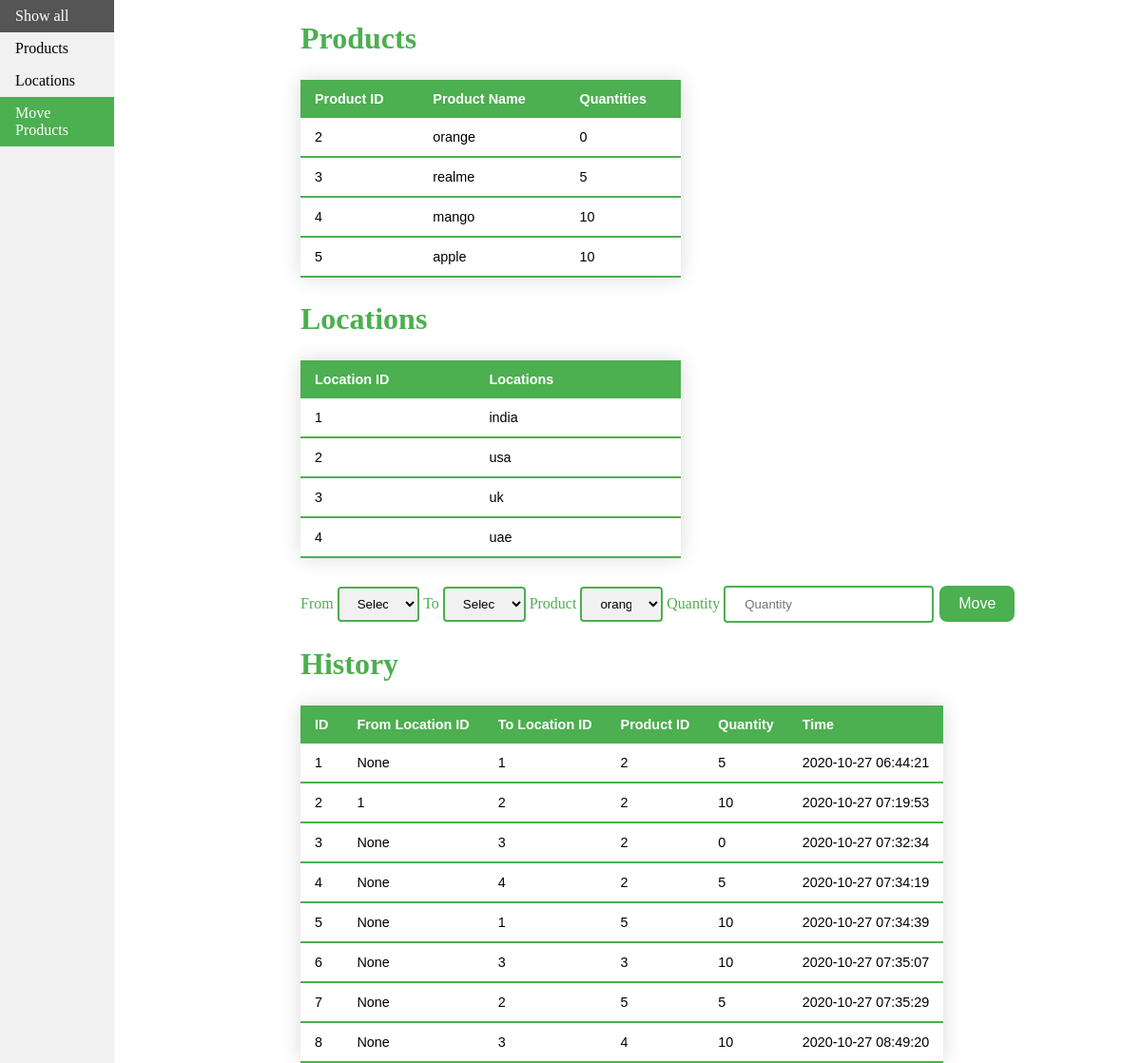
The app's page /moveproduct, older data.
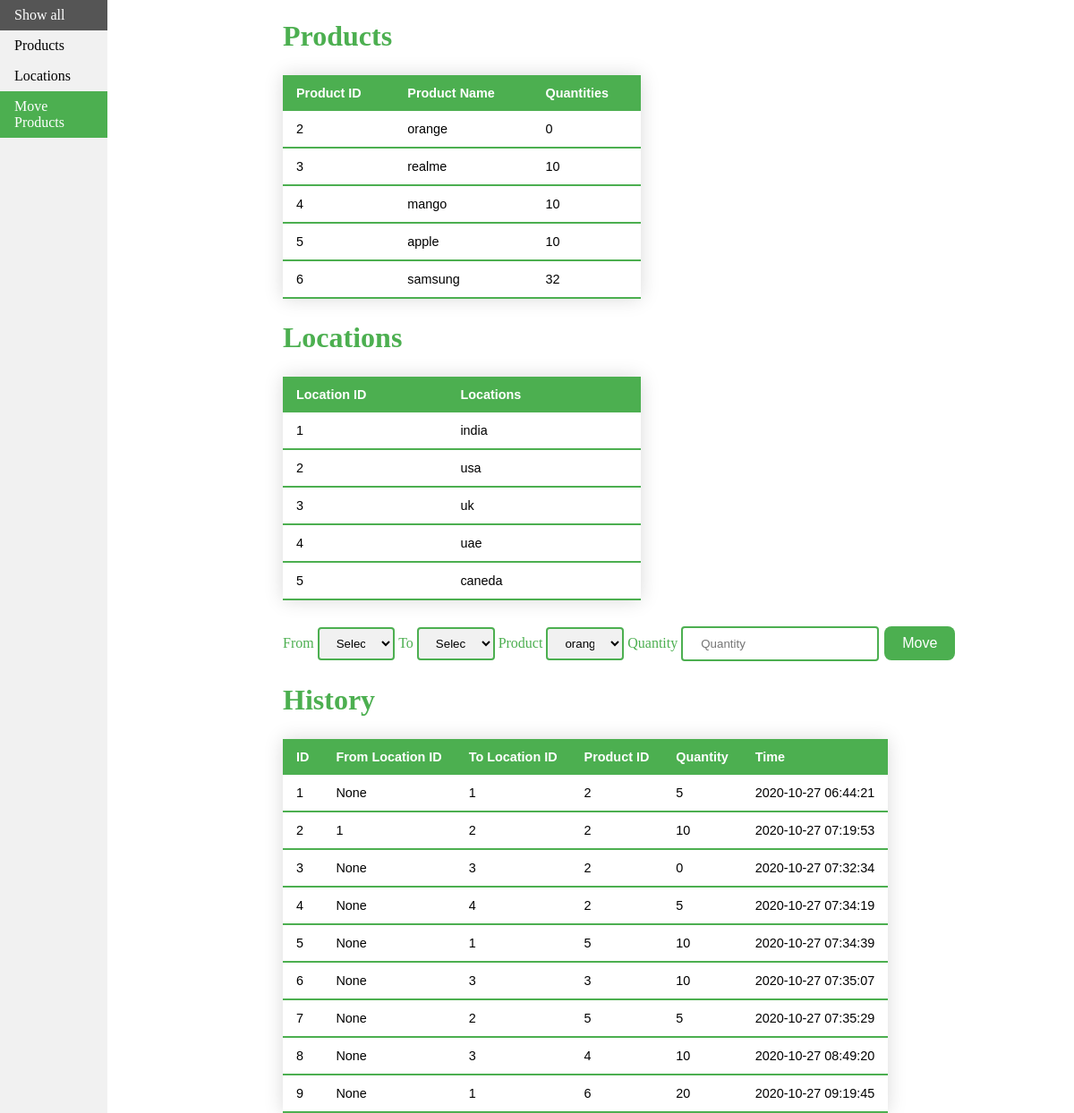
The same page, newer data.
### app.py (models this page shows, shortened)
class Products(db.Model):
    id = db.Column(db.Integer, primary_key=True)
    name = db.Column(db.String(100), unique=True, nullable=False)
    quantity = db.Column(db.Integer)

class Locations(db.Model):
    id = db.Column(db.Integer, primary_key=True)
    name = db.Column(db.String(100), unique=True, nullable=False)

class ProductMovement(db.Model):
    id = db.Column(db.Integer, primary_key=True)
    from_location_id = db.Column(db.Integer(), db.ForeignKey(Locations.id))
    to_location_id = db.Column(db.Integer(), db.ForeignKey(Locations.id))
    product_id = db.Column(db.Integer(), db.ForeignKey(Products.id), nullable=False)
    from_location = db.relationship(Locations, foreign_keys=[from_location_id])
    to_location = db.relationship(Locations, foreign_keys=[to_location_id])
    product = db.relationship(Products, foreign_keys=[product_id])
    quantity = db.Column(db.Integer(), nullable=False)
    time_created = db.Column(db.DateTime, server_default=db.func.now())

### app.py (the view)
@app.route('/moveproduct')
def move_view():
    return render_template('moveproduct.html', locations = Locations.query.all() , products = Products.query.all(), prmn = ProductMovement.query.all())

### templates/moveproduct.html (shortened to what this page needs)
<!DOCTYPE html>
<html>
<head>
    <link rel='stylesheet' type='text/css' media='screen' href="{{ url_for('static', filename='main.css') }}">
</head>
<body>
    <ul>
        <li><a href="{{ url_for('index') }}">Show all</a></li>
        <li><a href="{{ url_for('products_view') }}">Products</a></li>
        <li><a href="{{ url_for('locations_view') }}">Locations</a></li>
        <li><a class="active" href="{{ url_for('move_view') }}">Move Products</a></li>
    </ul>
    <div style="margin-left:25%;padding:1px 16px;height:1000px;">
        <h1>Products</h1>
        <table class="styled-table">
            <thead>
                <tr>
                    <th>Product ID</th>
                    <th>Product Name</th>
                    <th>Quantities</th>
                </tr>
            </thead>
            {% for product in products %}
            <tbody>
                <tr>
                    <td>{{ product.id }}</td>
                    <td>{{ product.name }}</td>
                    <td>{{ product.quantity }}</td>
                </tr>
            {% endfor %}
            </tbody>
        </table>
        <h1>Locations</h1>
        <table class="styled-table">
            <thead>
                <tr>
                    <th>Location ID</th>
                    <th>Locations</th>
                    <th></th>
                </tr>
            </thead>
            {% for location in locations %}
            <tbody>
                <tr>
                    <td>{{ location.id }}</td>
                    <td>{{ location.name }}</td>
                </tr>
            {% endfor %}
            </tbody>
        </table>
        <form action="/new_move" method="POST">
            <label for="from">From</label>
            <select name="from">
                <option value="">Select</option>
            </select>
            <label for="to">To</label>
            <select name="to">
                <option value="">Select</option>
            </select>
            <label for="product">Product</label>
            <select name="product">
                {% for product in products %}
                <option value="{{product.id}}">{{ product.name }}</option>
                {% endfor %}
            </select>
            <label for="quantity">Quantity</label>
            <input type="number" name="quantity" placeholder="Quantity">
            <input class="button" type="submit" value="Move">
        </form>
        <h1>History</h1>
        <table class="styled-table">
            <thead>
                <tr>
                    <th>ID</th>
                    <th>From Location ID</th>
                    <th>To Location ID</th>
                    <th>Product ID</th>
                    <th>Quantity</th>
                    <th>Time</th>
                </tr>
            </thead>
            {% for pm in prmn %}
            <tbody>
                <tr>
                    <td>{{ pm.id }}</td>
                    <td>{{ pm.from_location_id }}</td>
                    <td>{{ pm.to_location_id }}</td>
                    <td>{{ pm.product_id }}</td>
                    <td>{{ pm.quantity }}</td>
                    <td>{{ pm.time_created }}</td>
                </tr>
            {% endfor %}
            </tbody>
        </table>
</div>
</body>
</html>

### static/main.css (style rules this page uses)
body { margin: 0; }
ul { list-style-type: none; margin: 0; padding: 0; width: 10%; background-color: #f1f1f1; height: 100%; position: fixed; overflow: auto; }
li a { display: block; color: #000; padding: 8px 16px; text-decoration: none; }
.active { background-color: #4CAF50; color: white; }
.button { background-color: #4CAF50; border: none; border-radius: 8px; color: white; padding: 10px 20px; text-align: center; text-decoration: none; display: inline-block; font-size: 16px; margin: 4px 2px; cursor: pointer; }
select { width: 10%; padding: 8px 15px; border: 2px solid#4CAF50; border-radius: 4px; background-color: #f1f1f1; }
input[type=text], input[type=number] { border: 2px solid #4CAF50; padding: 10px 20px; border-radius: 4px; }
label { color: #4CAF50; }
h1 { color: #4CAF50; }
.styled-table { border-collapse: collapse; margin: 25px 0; font-size: 0.9em; font-family: sans-serif; min-width: 400px; box-shadow: 0 0 20px rgba(0, 0, 0, 0.15); }
.styled-table thead tr { background-color: #4CAF50; color: #ffffff; text-align: left; }
.styled-table th, .styled-table td { padding: 12px 15px; }
.styled-table tbody tr { border-bottom: 1px solid #dddddd; }
.styled-table tbody tr:last-of-type { border-bottom: 2px solid #4CAF50; }

Row changes from the older to the newer data that the page shows:
changed Products "realme": quantity "5" → "10"
added Products: id "6", name "samsung", quantity "32"
added Locations: id "5", name "caneda"
added ProductMovement: id "9", from_location_id "None", to_location_id "1", product_id "6", quantity "20", time_created "2020-10-27 09:19:45"
